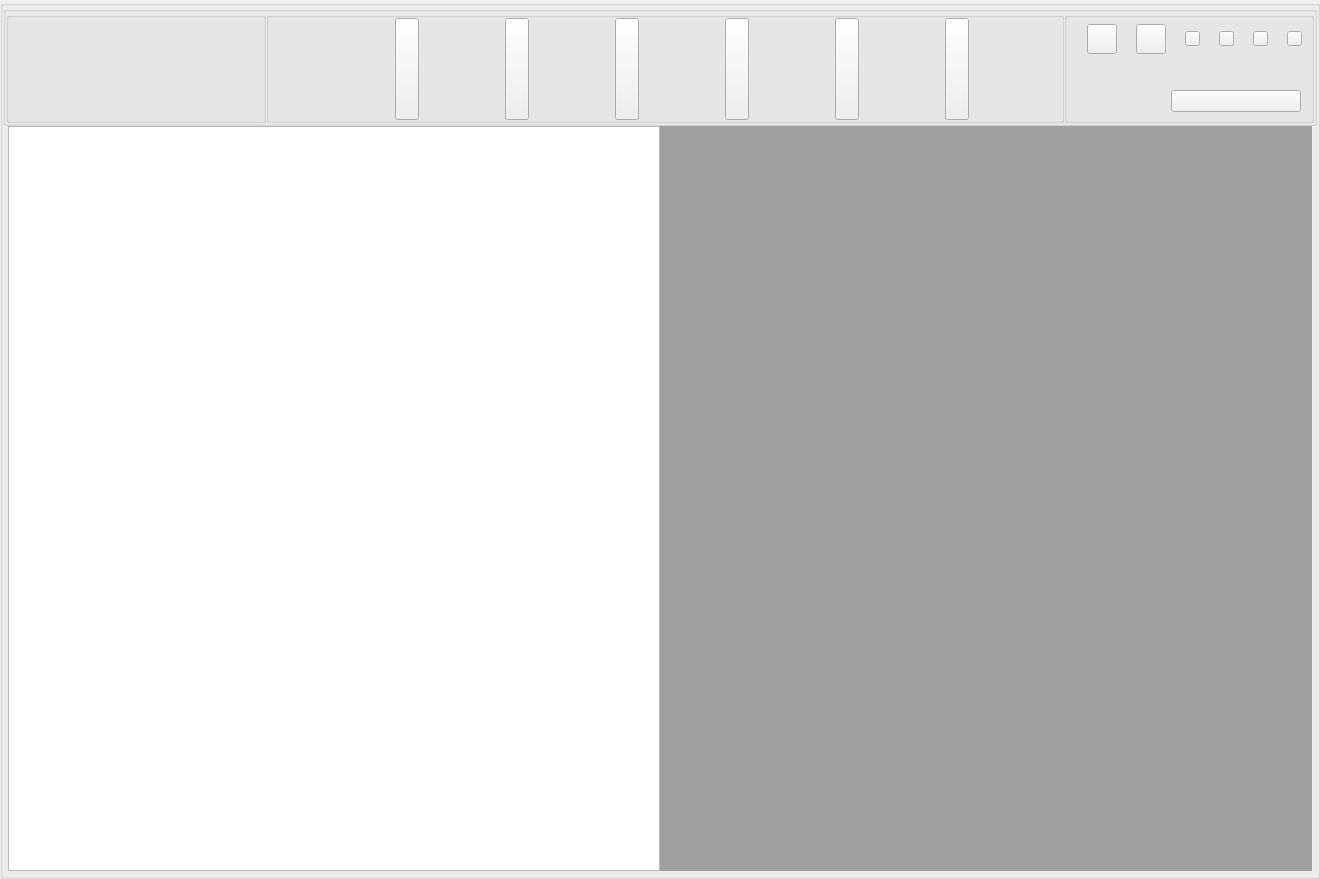
<?xml version="1.0" encoding="UTF-8"?>
<ui version="4.0">
 <class>Admin::AdminWindow</class>
 <widget class="QWidget" name="Admin::AdminWindow">
  <property name="geometry">
   <rect>
    <x>0</x>
    <y>0</y>
    <width>1320</width>
    <height>879</height>
   </rect>
  </property>
  <property name="windowTitle">
   <string>Widget</string>
  </property>
  <property name="styleSheet">
   <string notr="true"/>
  </property>
  <layout class="QGridLayout" name="gridLayout">
   <property name="leftMargin">
    <number>0</number>
   </property>
   <property name="topMargin">
    <number>0</number>
   </property>
   <property name="rightMargin">
    <number>0</number>
   </property>
   <property name="bottomMargin">
    <number>0</number>
   </property>
   <property name="spacing">
    <number>0</number>
   </property>
   <item row="0" column="0">
    <widget class="QGroupBox" name="background">
     <layout class="QGridLayout" name="gridLayout_2">
      <property name="leftMargin">
       <number>0</number>
      </property>
      <property name="topMargin">
       <number>0</number>
      </property>
      <property name="rightMargin">
       <number>0</number>
      </property>
      <property name="bottomMargin">
       <number>0</number>
      </property>
      <property name="spacing">
       <number>0</number>
      </property>
      <item row="0" column="0">
       <widget class="QGroupBox" name="background_top">
        <property name="minimumSize">
         <size>
          <width>0</width>
          <height>120</height>
         </size>
        </property>
        <property name="maximumSize">
         <size>
          <width>16777215</width>
          <height>120</height>
         </size>
        </property>
        <property name="title">
         <string/>
        </property>
        <layout class="QGridLayout" name="gridLayout_6">
         <property name="leftMargin">
          <number>0</number>
         </property>
         <property name="topMargin">
          <number>0</number>
         </property>
         <property name="rightMargin">
          <number>0</number>
         </property>
         <property name="bottomMargin">
          <number>0</number>
         </property>
         <property name="spacing">
          <number>0</number>
         </property>
         <item row="0" column="0">
          <widget class="QGroupBox" name="group_logo">
           <property name="minimumSize">
            <size>
             <width>260</width>
             <height>0</height>
            </size>
           </property>
           <property name="maximumSize">
            <size>
             <width>260</width>
             <height>16777215</height>
            </size>
           </property>
           <property name="title">
            <string/>
           </property>
           <layout class="QGridLayout" name="gridLayout_5">
            <property name="leftMargin">
             <number>25</number>
            </property>
            <property name="topMargin">
             <number>20</number>
            </property>
            <property name="rightMargin">
             <number>12</number>
            </property>
            <property name="bottomMargin">
             <number>20</number>
            </property>
            <property name="spacing">
             <number>0</number>
            </property>
            <item row="0" column="0">
             <widget class="QLabel" name="lab_logo">
              <property name="minimumSize">
               <size>
                <width>0</width>
                <height>0</height>
               </size>
              </property>
              <property name="maximumSize">
               <size>
                <width>16777215</width>
                <height>16777215</height>
               </size>
              </property>
              <property name="text">
               <string/>
              </property>
             </widget>
            </item>
           </layout>
          </widget>
         </item>
         <item row="0" column="1">
          <widget class="QGroupBox" name="group_list">
           <property name="minimumSize">
            <size>
             <width>0</width>
             <height>0</height>
            </size>
           </property>
           <property name="maximumSize">
            <size>
             <width>16777215</width>
             <height>16777215</height>
            </size>
           </property>
           <property name="alignment">
            <set>Qt::AlignCenter</set>
           </property>
           <layout class="QHBoxLayout" name="horizontalLayout">
            <property name="spacing">
             <number>0</number>
            </property>
            <property name="leftMargin">
             <number>40</number>
            </property>
            <property name="topMargin">
             <number>0</number>
            </property>
            <property name="rightMargin">
             <number>0</number>
            </property>
            <property name="bottomMargin">
             <number>0</number>
            </property>
            <item>
             <widget class="QToolButton" name="btn1">
              <property name="sizePolicy">
               <sizepolicy hsizetype="Fixed" vsizetype="Expanding">
                <horstretch>0</horstretch>
                <verstretch>0</verstretch>
               </sizepolicy>
              </property>
              <property name="text">
               <string/>
              </property>
             </widget>
            </item>
            <item>
             <widget class="QToolButton" name="btn2">
              <property name="sizePolicy">
               <sizepolicy hsizetype="Fixed" vsizetype="Expanding">
                <horstretch>0</horstretch>
                <verstretch>0</verstretch>
               </sizepolicy>
              </property>
              <property name="text">
               <string/>
              </property>
             </widget>
            </item>
            <item>
             <widget class="QToolButton" name="btn3">
              <property name="sizePolicy">
               <sizepolicy hsizetype="Fixed" vsizetype="Expanding">
                <horstretch>0</horstretch>
                <verstretch>0</verstretch>
               </sizepolicy>
              </property>
              <property name="text">
               <string/>
              </property>
             </widget>
            </item>
            <item>
             <widget class="QToolButton" name="btn4">
              <property name="sizePolicy">
               <sizepolicy hsizetype="Fixed" vsizetype="Expanding">
                <horstretch>0</horstretch>
                <verstretch>0</verstretch>
               </sizepolicy>
              </property>
              <property name="text">
               <string/>
              </property>
             </widget>
            </item>
            <item>
             <widget class="QToolButton" name="btn5">
              <property name="sizePolicy">
               <sizepolicy hsizetype="Fixed" vsizetype="Expanding">
                <horstretch>0</horstretch>
                <verstretch>0</verstretch>
               </sizepolicy>
              </property>
              <property name="text">
               <string/>
              </property>
             </widget>
            </item>
            <item>
             <widget class="QToolButton" name="btn6">
              <property name="sizePolicy">
               <sizepolicy hsizetype="Fixed" vsizetype="Expanding">
                <horstretch>0</horstretch>
                <verstretch>0</verstretch>
               </sizepolicy>
              </property>
              <property name="text">
               <string/>
              </property>
             </widget>
            </item>
           </layout>
          </widget>
         </item>
         <item row="0" column="2">
          <widget class="QGroupBox" name="group_btn">
           <property name="minimumSize">
            <size>
             <width>200</width>
             <height>0</height>
            </size>
           </property>
           <property name="maximumSize">
            <size>
             <width>250</width>
             <height>16777215</height>
            </size>
           </property>
           <property name="title">
            <string/>
           </property>
           <layout class="QGridLayout" name="gridLayout_4">
            <property name="leftMargin">
             <number>0</number>
            </property>
            <property name="topMargin">
             <number>0</number>
            </property>
            <property name="rightMargin">
             <number>0</number>
            </property>
            <property name="bottomMargin">
             <number>0</number>
            </property>
            <property name="spacing">
             <number>0</number>
            </property>
            <item row="2" column="0">
             <spacer name="horizontalSpacer">
              <property name="orientation">
               <enum>Qt::Horizontal</enum>
              </property>
              <property name="sizeHint" stdset="0">
               <size>
                <width>87</width>
                <height>20</height>
               </size>
              </property>
             </spacer>
            </item>
            <item row="1" column="1">
             <spacer name="verticalSpacer">
              <property name="orientation">
               <enum>Qt::Vertical</enum>
              </property>
              <property name="sizeType">
               <enum>QSizePolicy::Fixed</enum>
              </property>
              <property name="sizeHint" stdset="0">
               <size>
                <width>1</width>
                <height>30</height>
               </size>
              </property>
             </spacer>
            </item>
            <item row="2" column="2">
             <spacer name="horizontalSpacer_2">
              <property name="orientation">
               <enum>Qt::Horizontal</enum>
              </property>
              <property name="sizeType">
               <enum>QSizePolicy::Fixed</enum>
              </property>
              <property name="sizeHint" stdset="0">
               <size>
                <width>10</width>
                <height>0</height>
               </size>
              </property>
             </spacer>
            </item>
            <item row="0" column="0" colspan="3">
             <layout class="QGridLayout" name="gridLayout_3">
              <property name="sizeConstraint">
               <enum>QLayout::SetDefaultConstraint</enum>
              </property>
              <property name="leftMargin">
               <number>11</number>
              </property>
              <property name="topMargin">
               <number>0</number>
              </property>
              <property name="rightMargin">
               <number>0</number>
              </property>
              <property name="horizontalSpacing">
               <number>10</number>
              </property>
              <property name="verticalSpacing">
               <number>0</number>
              </property>
              <item row="0" column="2">
               <widget class="QPushButton" name="btn_min">
                <property name="minimumSize">
                 <size>
                  <width>15</width>
                  <height>15</height>
                 </size>
                </property>
                <property name="maximumSize">
                 <size>
                  <width>15</width>
                  <height>15</height>
                 </size>
                </property>
                <property name="cursor">
                 <cursorShape>ArrowCursor</cursorShape>
                </property>
                <property name="text">
                 <string/>
                </property>
               </widget>
              </item>
              <item row="0" column="0">
               <widget class="QPushButton" name="btn_info">
                <property name="minimumSize">
                 <size>
                  <width>30</width>
                  <height>30</height>
                 </size>
                </property>
                <property name="maximumSize">
                 <size>
                  <width>30</width>
                  <height>30</height>
                 </size>
                </property>
                <property name="cursor">
                 <cursorShape>PointingHandCursor</cursorShape>
                </property>
                <property name="text">
                 <string/>
                </property>
               </widget>
              </item>
              <item row="0" column="5">
               <widget class="QPushButton" name="btn_close">
                <property name="minimumSize">
                 <size>
                  <width>15</width>
                  <height>15</height>
                 </size>
                </property>
                <property name="maximumSize">
                 <size>
                  <width>15</width>
                  <height>15</height>
                 </size>
                </property>
                <property name="cursor">
                 <cursorShape>ArrowCursor</cursorShape>
                </property>
                <property name="text">
                 <string/>
                </property>
               </widget>
              </item>
              <item row="0" column="1">
               <widget class="QPushButton" name="btn_setting">
                <property name="minimumSize">
                 <size>
                  <width>30</width>
                  <height>30</height>
                 </size>
                </property>
                <property name="maximumSize">
                 <size>
                  <width>30</width>
                  <height>30</height>
                 </size>
                </property>
                <property name="cursor">
                 <cursorShape>PointingHandCursor</cursorShape>
                </property>
                <property name="text">
                 <string/>
                </property>
               </widget>
              </item>
              <item row="0" column="3">
               <widget class="QPushButton" name="btn_max">
                <property name="minimumSize">
                 <size>
                  <width>15</width>
                  <height>15</height>
                 </size>
                </property>
                <property name="maximumSize">
                 <size>
                  <width>15</width>
                  <height>15</height>
                 </size>
                </property>
                <property name="cursor">
                 <cursorShape>ArrowCursor</cursorShape>
                </property>
                <property name="text">
                 <string/>
                </property>
               </widget>
              </item>
              <item row="0" column="4">
               <widget class="QPushButton" name="btn_max2">
                <property name="minimumSize">
                 <size>
                  <width>15</width>
                  <height>15</height>
                 </size>
                </property>
                <property name="maximumSize">
                 <size>
                  <width>15</width>
                  <height>15</height>
                 </size>
                </property>
                <property name="cursor">
                 <cursorShape>ArrowCursor</cursorShape>
                </property>
                <property name="text">
                 <string/>
                </property>
               </widget>
              </item>
             </layout>
            </item>
            <item row="2" column="1">
             <widget class="QPushButton" name="btn_change_user">
              <property name="minimumSize">
               <size>
                <width>130</width>
                <height>0</height>
               </size>
              </property>
              <property name="maximumSize">
               <size>
                <width>130</width>
                <height>16777215</height>
               </size>
              </property>
              <property name="text">
               <string/>
              </property>
             </widget>
            </item>
           </layout>
          </widget>
         </item>
        </layout>
       </widget>
      </item>
      <item row="1" column="0">
       <widget class="QStackedWidget" name="stackedWidget">
        <widget class="QWidget" name="page">
         <layout class="QGridLayout" name="gridLayout_7">
          <property name="leftMargin">
           <number>5</number>
          </property>
          <property name="topMargin">
           <number>0</number>
          </property>
          <property name="rightMargin">
           <number>5</number>
          </property>
          <property name="bottomMargin">
           <number>5</number>
          </property>
          <property name="spacing">
           <number>0</number>
          </property>
          <item row="0" column="0">
           <widget class="QListWidget" name="listWidget"/>
          </item>
          <item row="0" column="1">
           <widget class="QMdiArea" name="mdiArea">
            <widget class="QWidget" name="subwindow">
             <property name="windowTitle">
              <string>子窗口</string>
             </property>
            </widget>
            <widget class="QWidget" name="subwindow_2">
             <property name="windowTitle">
              <string>子窗口</string>
             </property>
            </widget>
           </widget>
          </item>
         </layout>
        </widget>
       </widget>
      </item>
     </layout>
    </widget>
   </item>
  </layout>
 </widget>
 <resources/>
 <connections>
  <connection>
   <sender>btn_close</sender>
   <signal>clicked()</signal>
   <receiver>Admin::AdminWindow</receiver>
   <slot>close()</slot>
   <hints>
    <hint type="sourcelabel">
     <x>1469</x>
     <y>19</y>
    </hint>
    <hint type="destinationlabel">
     <x>744</x>
     <y>449</y>
    </hint>
   </hints>
  </connection>
  <connection>
   <sender>btn_min</sender>
   <signal>clicked()</signal>
   <receiver>Admin::AdminWindow</receiver>
   <slot>showMinimized()</slot>
   <hints>
    <hint type="sourcelabel">
     <x>1415</x>
     <y>33</y>
    </hint>
    <hint type="destinationlabel">
     <x>780</x>
     <y>449</y>
    </hint>
   </hints>
  </connection>
 </connections>
</ui>
